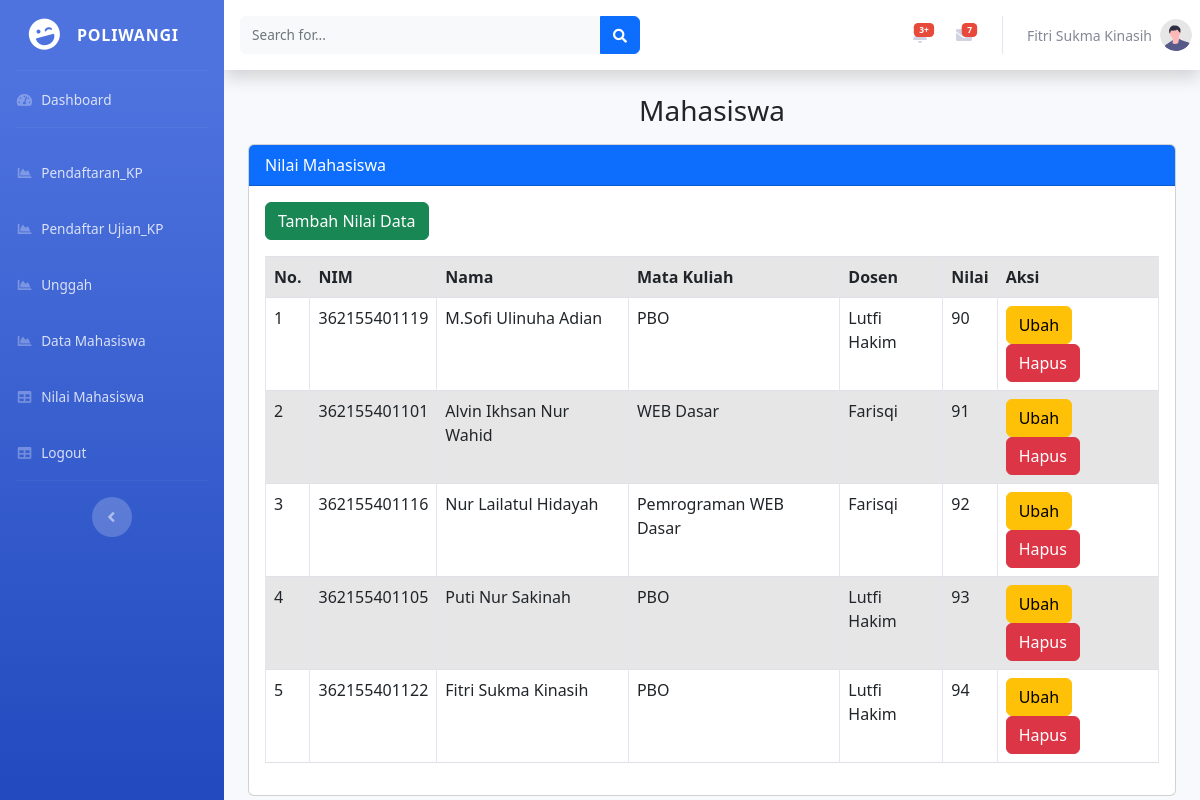
Page /nilai.php on the committed database.
### tables this page shows
CREATE TABLE `murid` (
  `id` int(11) NOT NULL,
  `NIM` varchar(45) NOT NULL,
  `Nama` varchar(100) NOT NULL,
  `Mata_Kuliah` varchar(50) NOT NULL,
  `Dosen` varchar(50) NOT NULL,
  `Nilai` varchar(30) NOT NULL
);

### nilai.php (the view, shortened to what this page needs)
<!DOCTYPE html>
<html lang="en">
<head>
    <link href="vendor/fontawesome-free/css/all.min.css" rel="stylesheet" type="text/css">
    <link href="css/sb-admin-2.min.css" rel="stylesheet">
</head>
<body id="page-top">
    <div id="wrapper">
        <ul class="navbar-nav bg-gradient-primary sidebar sidebar-dark accordion" id="accordionSidebar">
            <a class="sidebar-brand d-flex align-items-center justify-content-center" href="index.html">
                <div class="sidebar-brand-icon rotate-n-15">
                    <i class="fas fa-laugh-wink"></i>
                </div>
                <div class="sidebar-brand-text mx-3">POLIWANGI <sup></sup></div>
            </a>
            <hr class="sidebar-divider my-0">
            <li class="nav-item">
                <a class="nav-link" href="fitri_awal.php">
                    <i class="fas fa-fw fa-tachometer-alt"></i>
                    <span>Dashboard</span></a>
            </li>
            <hr class="sidebar-divider">
            <li class="nav-item">
                <a class="nav-link" href="putri.php">
                    <i class="fas fa-fw fa-chart-area"></i>
                    <span>Pendaftaran_KP</span></a>
            </li>
            <li class="nav-item">
                <a class="nav-link" href="awal.php">
                    <i class="fas fa-fw fa-chart-area"></i>
                    <span>Pendaftar Ujian_KP</span></a>
            </li>
             <li class="nav-item">
                <a class="nav-link" href="alvin.php">
                    <i class="fas fa-fw fa-chart-area"></i>
                    <span>Unggah</span></a>
            </li>
            <li class="nav-item">
                <a class="nav-link" href="mahasiswa1.php">
                    <i class="fas fa-fw fa-chart-area"></i>
                    <span>Data Mahasiswa</span></a>
            </li>
            <li class="nav-item">
                <a class="nav-link" href="nilai.php">
                    <i class="fas fa-fw fa-table"></i>
                    <span>Nilai Mahasiswa</span></a>
            </li>
            <li class="nav-item">
                <a class="nav-link" href="index.php">
                    <i class="fas fa-fw fa-table"></i>
                    <span>Logout</span></a>
            </li>
            <hr class="sidebar-divider d-none d-md-block">
            <div class="text-center d-none d-md-inline">
                <button class="rounded-circle border-0" id="sidebarToggle"></button>
            </div>
        </ul>
        <div id="content-wrapper" class="d-flex flex-column">
            <div id="content">
                <nav class="navbar navbar-expand navbar-light bg-white topbar mb-4 static-top shadow">
                    <form
                        class="d-none d-sm-inline-block form-inline mr-auto ml-md-3 my-2 my-md-0 mw-100 navbar-search">
                        <div class="input-group">
                            <input type="text" class="form-control bg-light border-0 small" placeholder="Search for..."
                                aria-label="Search" aria-describedby="basic-addon2">
                            <div class="input-group-append">
                                <button class="btn btn-primary" type="button">
                                    <i class="fas fa-search fa-sm"></i>
                                </button>
                            </div>
                        </div>
                    </form>
                    <ul class="navbar-nav ml-auto">
                        <li class="nav-item dropdown no-arrow mx-1">
                            <a class="nav-link dropdown-toggle" href="#" id="alertsDropdown" role="button"
                                data-toggle="dropdown" aria-haspopup="true" aria-expanded="false">
                                <span class="badge badge-danger badge-counter">3+</span>
                            </a>
                        </li>
                        <li class="nav-item dropdown no-arrow mx-1">
                            <a class="nav-link dropdown-toggle" href="#" id="messagesDropdown" role="button"
                                data-toggle="dropdown" aria-haspopup="true" aria-expanded="false">
                                <span class="badge badge-danger badge-counter">7</span>
                            </a>
                        </li>
                        <li class="nav-item dropdown no-arrow">
                            <a class="nav-link dropdown-toggle" href="#" id="userDropdown" role="button"
                                data-toggle="dropdown" aria-haspopup="true" aria-expanded="false">
                                <span class="mr-2 d-none d-lg-inline text-gray-600 small">Fitri Sukma Kinasih</span>
                                <img class="img-profile rounded-circle"
                                    src="img/undraw_profile.svg">
                            </a>
                        </li>
                    </ul>
                </nav>
                <div class="container-fluid">
                <?php
require "koneksi.php";
?>
<!doctype html>
<html lang="en">
<head>
  <link href="https://cdn.jsdelivr.net/npm/bootstrap@5.2.0/dist/css/bootstrap.min.css" rel="stylesheet">
</head>
<body>
  <div class="container">
    <div class="mt-3">
      <h3 class="text-center">Mahasiswa</h3>
    </div>
    <div class="card mt-3">
      <div class="card-header bg-primary text-white">
        Nilai Mahasiswa
      </div>
      <div class="card-body">
        <button type="button" class="btn btn-success mb-3" data-bs-toggle="modal" data-bs-target="#ModalTambah">
          Tambah Nilai Data
        </button>
        <table class="table table-bordered table-striped table-hover">
          <tr>
            <th>No.</th>
            <th>NIM</th>
            <th>Nama</th>
            <th>Mata Kuliah</th>
            <th>Dosen</th>
            <th>Nilai</th>
            <th>Aksi</th>
            <?php
            $No = 1;
            $tampil = mysqli_query($konek, "SELECT * FROM murid ORDER BY id ASC");
            while ($data = mysqli_fetch_array($tampil)) :
            ?>
          <tr>
            <td><?= $No++?></td>
            <td><?= $data['NIM'] ?></td>
            <td><?= $data['Nama'] ?></td>
            <td><?= $data['Mata_Kuliah'] ?></td>
            <td><?= $data['Dosen'] ?></td>
            <td><?= $data['Nilai'] ?></td>
            <td>
              <a href="#" class="btn btn-warning" data-bs-toggle="modal" data-bs-target="#ModalUbah<?= $No ?>">Ubah</a>
              <a href="#" class="btn btn-danger" data-bs-toggle="modal" data-bs-target="#ModalHapus<?= $No ?>">Hapus</a>
            </td>
          </tr>
        <?php endwhile; ?>
        </table>
      </div>
    </div>
  </div>
</body>
</html>
                </div>
</body>
</html>

### rows in the picture
murid: NIM "362155401119", Nama "M.Sofi Ulinuha Adian", Mata_Kuliah "PBO", Dosen "Lutfi Hakim", Nilai "90"
murid: NIM "362155401101", Nama "Alvin Ikhsan Nur Wahid", Mata_Kuliah "WEB Dasar", Dosen "Farisqi", Nilai "91"
murid: NIM "362155401116", Nama "Nur Lailatul Hidayah", Mata_Kuliah "Pemrograman WEB Dasar", Dosen "Farisqi", Nilai "92"
murid: NIM "362155401105", Nama "Puti Nur Sakinah", Mata_Kuliah "PBO", Dosen "Lutfi Hakim", Nilai "93"
murid: NIM "362155401122", Nama "Fitri Sukma Kinasih", Mata_Kuliah "PBO", Dosen "Lutfi Hakim", Nilai "94"
